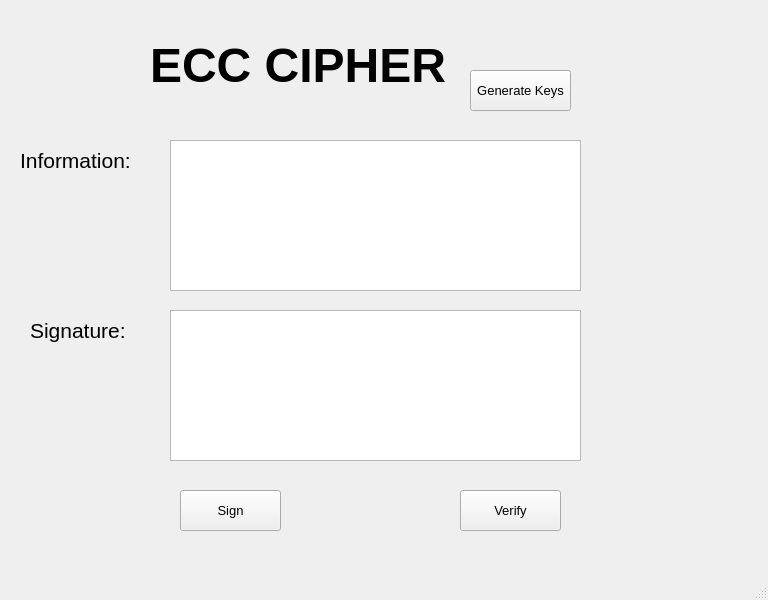
<?xml version="1.0" encoding="UTF-8"?>
<ui version="4.0">
 <class>MainWindow</class>
 <widget class="QMainWindow" name="MainWindow">
  <property name="geometry">
   <rect>
    <x>0</x>
    <y>0</y>
    <width>768</width>
    <height>600</height>
   </rect>
  </property>
  <property name="windowTitle">
   <string>MainWindow</string>
  </property>
  <widget class="QWidget" name="centralwidget">
   <widget class="QLabel" name="label">
    <property name="geometry">
     <rect>
      <x>150</x>
      <y>30</y>
      <width>311</width>
      <height>71</height>
     </rect>
    </property>
    <property name="font">
     <font>
      <pointsize>36</pointsize>
      <weight>75</weight>
      <bold>true</bold>
     </font>
    </property>
    <property name="text">
     <string>ECC CIPHER</string>
    </property>
   </widget>
   <widget class="QLabel" name="label_2">
    <property name="geometry">
     <rect>
      <x>20</x>
      <y>140</y>
      <width>121</width>
      <height>41</height>
     </rect>
    </property>
    <property name="font">
     <font>
      <pointsize>16</pointsize>
     </font>
    </property>
    <property name="text">
     <string>Information:</string>
    </property>
   </widget>
   <widget class="QLabel" name="label_3">
    <property name="geometry">
     <rect>
      <x>30</x>
      <y>310</y>
      <width>101</width>
      <height>41</height>
     </rect>
    </property>
    <property name="font">
     <font>
      <pointsize>16</pointsize>
     </font>
    </property>
    <property name="text">
     <string>Signature:</string>
    </property>
   </widget>
   <widget class="QTextEdit" name="txt_info">
    <property name="geometry">
     <rect>
      <x>170</x>
      <y>140</y>
      <width>411</width>
      <height>151</height>
     </rect>
    </property>
   </widget>
   <widget class="QTextEdit" name="txt_sign">
    <property name="geometry">
     <rect>
      <x>170</x>
      <y>310</y>
      <width>411</width>
      <height>151</height>
     </rect>
    </property>
   </widget>
   <widget class="QToolButton" name="btn_sign">
    <property name="geometry">
     <rect>
      <x>180</x>
      <y>490</y>
      <width>101</width>
      <height>41</height>
     </rect>
    </property>
    <property name="font">
     <font>
      <pointsize>10</pointsize>
     </font>
    </property>
    <property name="text">
     <string>Sign</string>
    </property>
   </widget>
   <widget class="QToolButton" name="btn_gen_keys">
    <property name="geometry">
     <rect>
      <x>470</x>
      <y>70</y>
      <width>101</width>
      <height>41</height>
     </rect>
    </property>
    <property name="font">
     <font>
      <pointsize>10</pointsize>
     </font>
    </property>
    <property name="text">
     <string>Generate Keys</string>
    </property>
   </widget>
   <widget class="QToolButton" name="btn_verify">
    <property name="geometry">
     <rect>
      <x>460</x>
      <y>490</y>
      <width>101</width>
      <height>41</height>
     </rect>
    </property>
    <property name="font">
     <font>
      <pointsize>10</pointsize>
     </font>
    </property>
    <property name="text">
     <string>Verify</string>
    </property>
   </widget>
  </widget>
  <widget class="QMenuBar" name="menubar">
   <property name="geometry">
    <rect>
     <x>0</x>
     <y>0</y>
     <width>768</width>
     <height>21</height>
    </rect>
   </property>
  </widget>
  <widget class="QStatusBar" name="statusbar"/>
 </widget>
 <resources/>
 <connections/>
</ui>
